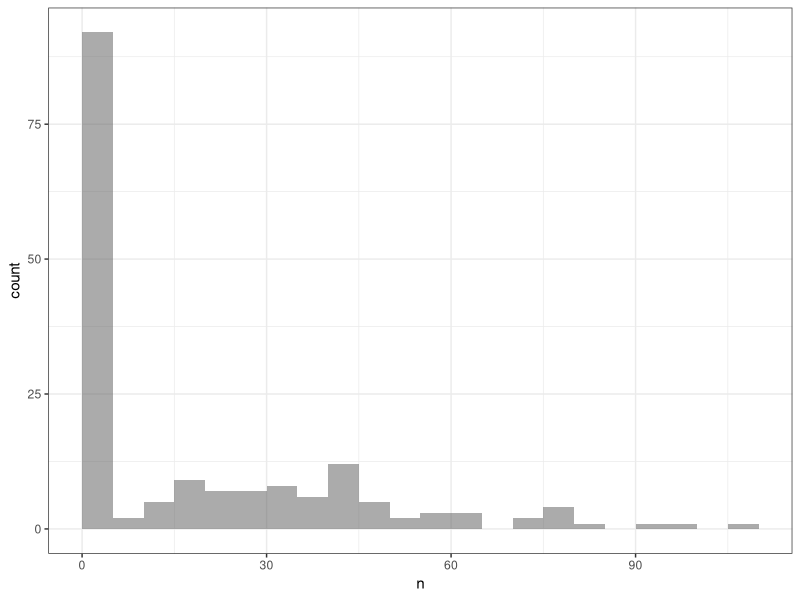
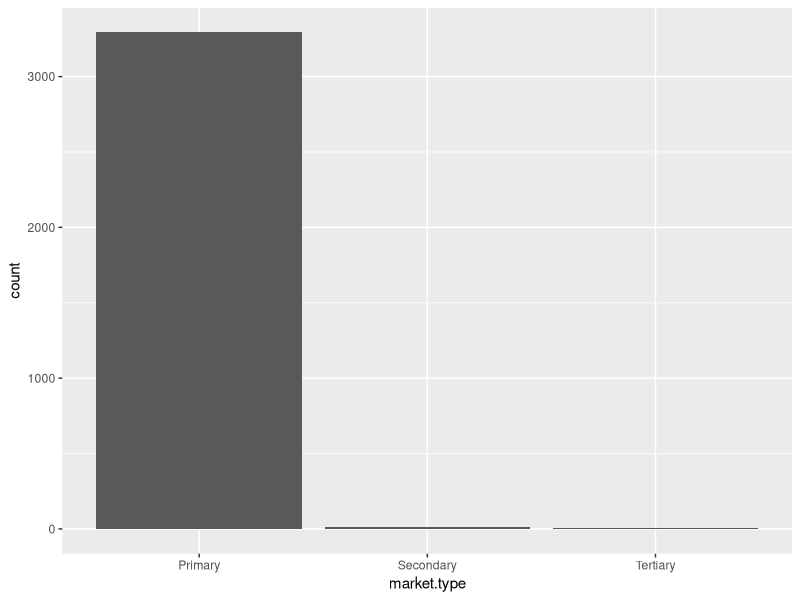
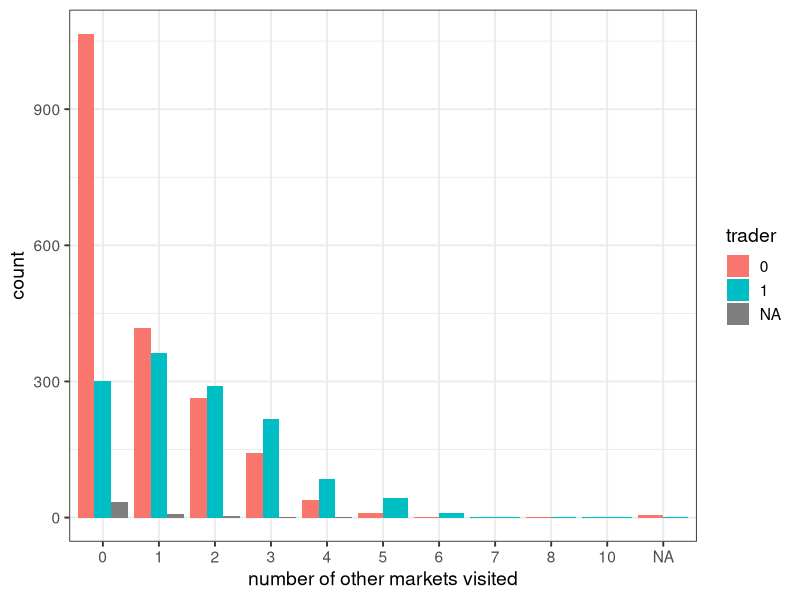

R code for these plots, in order:
## ---- chunk 1
knitr::opts_chunk$set(echo = TRUE)
## ---- chunk 2
library(readr)
library(tidyverse)
library(here)
library(knitr)
## ---- chunk 3


# load tanzania data for market c general info and activities surveys
mrktc_generalinfo <- read_csv(here("tanzania_data/mrktc_generalinfo_tanzania.csv"))
lkpmrkt_type <- read_csv(here("ecopprmarketscsvs/mrktc_lkpmrkt_type.csv"))


## ---- chunk 4
# mrktc analysis -- 

colnames(mrktc_generalinfo)

mrktc_clean <- mrktc_generalinfo %>%
  select(
    fid = `fid.see.mrktc.idtable.`,
    country = `country.see.mrkta.lkpcountry.`,
    district.region.code = `district.region.see.mrkta.lkpregion.`,
    ward.code = `ward.see.mrkta.lkpward.`,
    village,
    market.name = `name.of.market`,
    market.type = `type.of.market.see.mrktc.lkpmrkt.type.`,
    `respondent.role`,
    other.market.visited= `13.have.you.visited.other.markets.to.sell.or.buy.sheep.and.goats.in.the.past.one.month.`,
  number.markets.visited =`number.of.other.markets.you.have.visited.to.sell.or.buy.sheep.and.goats.in.the.past.one.month`,
  trader = `researcher.is.this.person.a.trader.meaning.they.buy.and.sell.animals.as.a.business.`,
  trade.pattern = `14.what.is.your.usual.pattern.of.trading.sheep.and.or.goats.`,
    `gps.coordinates.of.the.market`,
    `unique.row.identifier.uuid.`
    ) %>%
  # clean text variables:
  mutate(
    "market.name" = tolower(`market.name`), # lowercase
    "market.name" = gsub("[[:punct:]]", " ", `market.name`), # remove punctuation
    "market.name" = trimws(`market.name`), #trim leading and trailing spaces
    "market.name" = gsub("\\s+", ".", `market.name`)# replace 1+ spaces with "."
  )  %>% 
  mutate(
    "village" = tolower(`village`), # lowercase
    "village" = gsub("[[:punct:]]", " ", `village`), # remove punctuation
    "village" = trimws(`village`),
    "village" = gsub("\\s+", ".", `village`)
  )
  
## ---- chunk 5
# Market Details: name, location

mrktc_details <- mrktc_clean %>%
  select(fid, country, district.region.code,ward.code,village,market.name,market.type)

survey_count <- mrktc_details %>% group_by(market.name) %>% count()
kable(survey_count %>% arrange(market.name))
# number of markets with <20 surveys conducted 
# survey_count %>% filter(n<20) %>% View()
# survey_count %>% filter(n<20) %>% nrow()

ggplot(survey_count, aes(x=n))+
  geom_histogram(binwidth = 5, alpha = 0.5, boundary = 0)+
  theme_bw()
## ---- chunk 6

## Unique Villages: 
# mrktc_details %>% group_by(village) %>% count() %>% arrange(village) %>% kable()

# for each unique village-market name combination how many surveys were conducted:

mrktc_details %>% 
  group_by(village,market.name) %>% 
  count() %>% 
  # View() %>% 
  # group_by(village) %>% 
  # count() %>% 
  arrange(village) %>%
  ungroup() %>%
  slice_head(n=20) %>%
  kable()

## ---- chunk 7

## TYPE OF MARKET ##

mrktc_mrkttype <- mrktc_clean %>%
  select(market.name, 
         "market.type.code" = market.type) %>%
  left_join(lkpmrkt_type %>% select(Code, "market.type" = Description),
            by = c("market.type.code" = "Code"))

mrktc_mrkttype %>% group_by(market.type) %>% count()

ggplot(mrktc_mrkttype, aes(market.type))+
  geom_bar(stat = "count")
## ---- chunk 8

## MARKET INTERACTIONS ##
# have you visited other markets in last 1 month?

mrktc_mrktvisits <- mrktc_clean %>%
  select("other.market.visited", "number.markets.visited","trader") %>%
  mutate(number.markets.visited = ifelse(`other.market.visited`==0, 0,`number.markets.visited`),
         # trader = ifelse(trader==1,"yes", ifelse(trader==0,"no",NA))
         )

ggplot(mrktc_mrktvisits, aes(factor(number.markets.visited), group = trader, fill= factor(trader)))+
  geom_bar(stat="count", position = "dodge")+
  labs(x="number of other markets visited",
       fill = "trader")+
  theme_bw(base_size = 14)

# Usual pattern of trading: 
# mrktc_clean %>% select(`trade.pattern`) %>% na.omit() %>% View()


